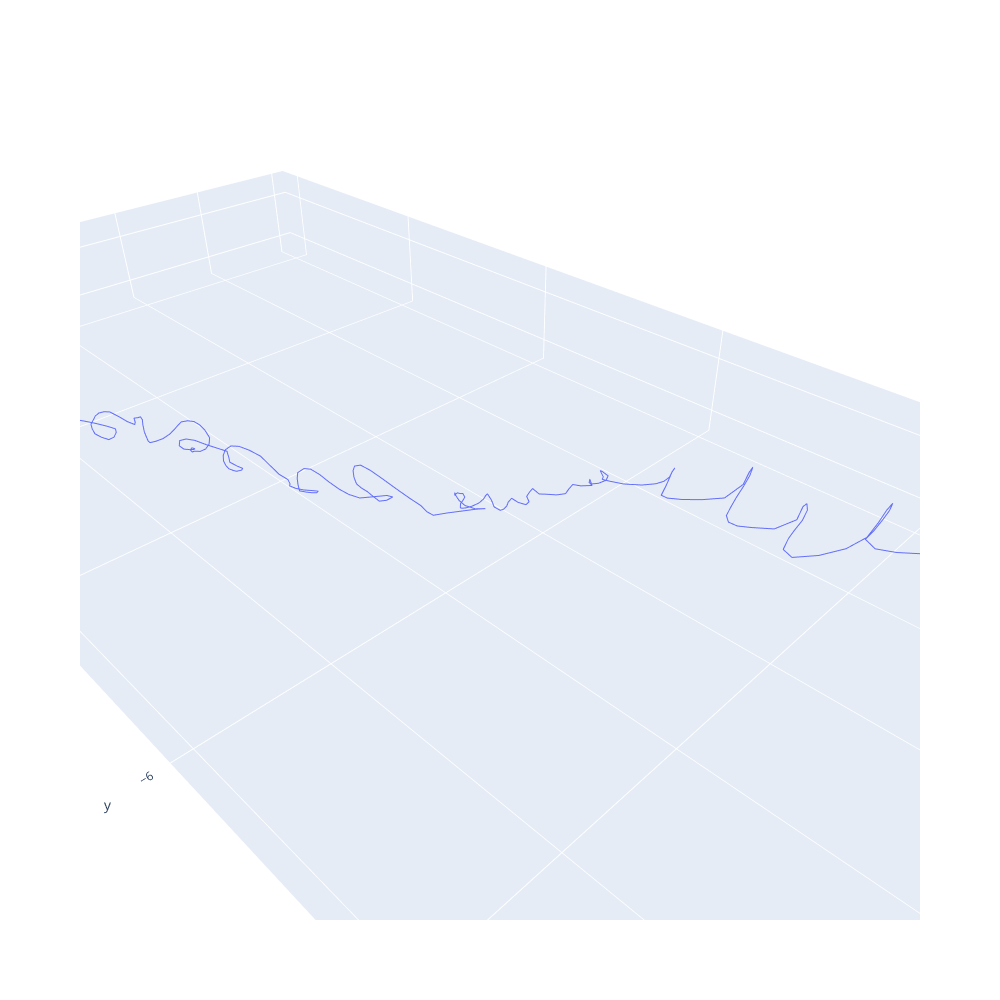

Notebook cell for this chart:
### Code cell
trace_1 = go.Scatter3d(x=traj_data[:,0], y=traj_data[:,1], z=traj_data[:,2], mode='lines', name='Ground Truth')

fig = go.Figure([
    trace_1
])

camera = dict(
    eye=dict(x=1, y=1, z=1)
)

fig.update_layout(
    autosize=False,
    width=1000,
    height=1000,
    scene_camera = camera,
    legend_orientation='h'
)

fig.update_scenes(
    aspectmode='data'
)

fig.show()

### Figure 1 — Plotly figure (JSON) as saved in the notebook; plotly's stock layout.template omitted (floating-point values rounded to 4 significant figures; data arrays with more than 128 entries replaced by an {"elided": "..."} marker saying what was removed)
{"data": [{"mode": "lines", "name": "Ground Truth", "type": "scatter3d", "x": {"elided": "580 float values"}, "y": {"elided": "580 float values"}, "z": {"elided": "580 float values"}}], "layout": {"autosize": false, "height": 1000, "legend": {"orientation": "h"}, "scene": {"aspectmode": "data", "camera": {"eye": {"x": 1, "y": 1, "z": 1}}}, "width": 1000}}
